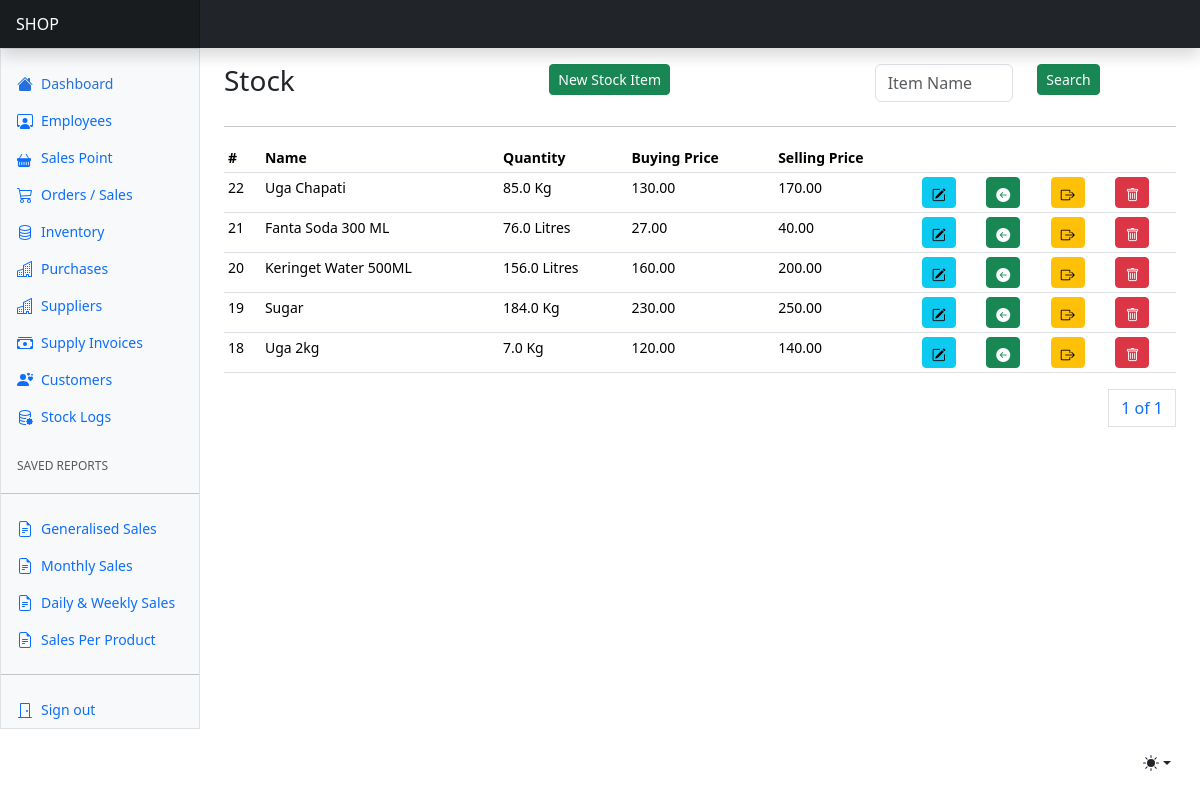
The page /inventory/ (signed in) on the database as committed earlier.
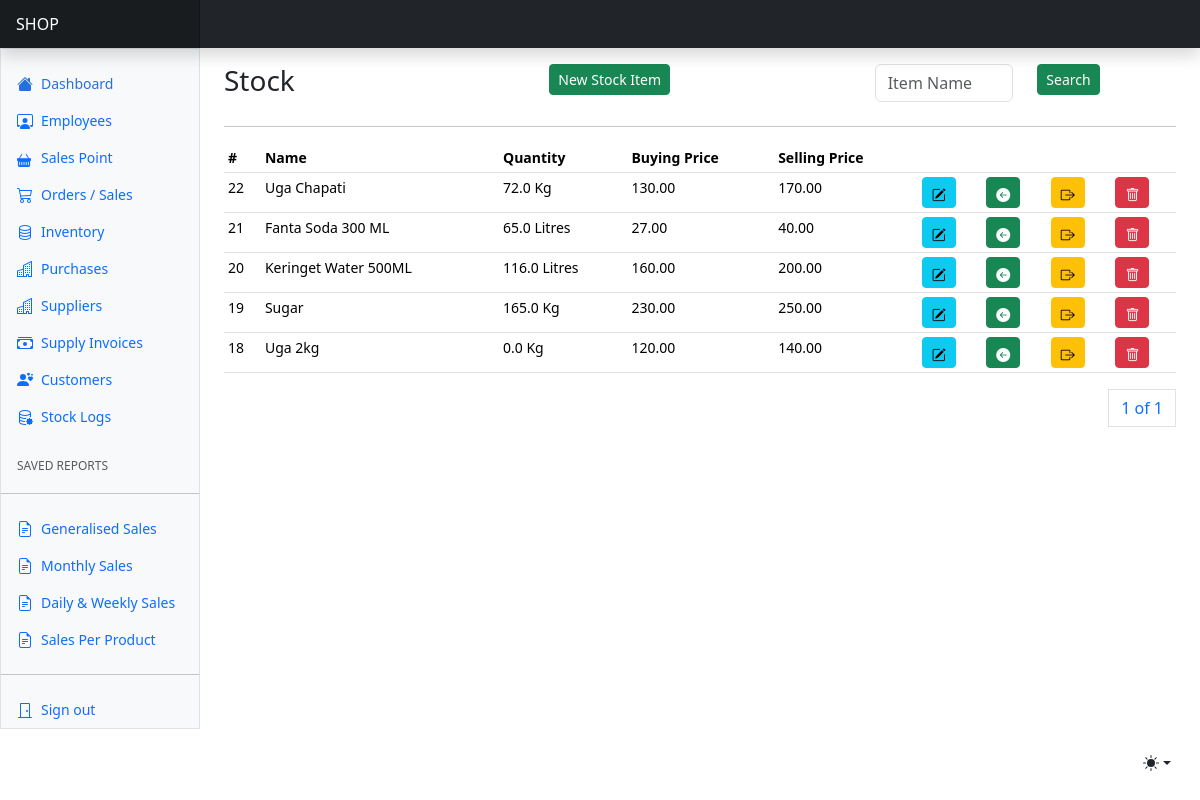
The same page on the database as committed later.
### apps/inventory/models.py (models this page shows, shortened)
class Inventory(AbstractBaseModel):
    name = models.CharField(max_length=255)
    buying_price = models.DecimalField(max_digits=100, decimal_places=2)
    selling_price = models.DecimalField(max_digits=100, decimal_places=2)
    quantity = models.FloatField(default=0)
    unit_of_measure = models.CharField(max_length=255)
    brand = models.CharField(max_length=255, null=True)

### apps/inventory/views.py (the view)
# urls.py: path("inventory/", include("apps.inventory.urls")),
@login_required(login_url="/users/login/")
def inventory(request):
    stock_items = Inventory.objects.all().order_by("-created")
    suppliers = Supplier.objects.all()
    if request.method == "POST":
        name = request.POST.get("name")
        stock_items = Inventory.objects.filter(Q(name__icontains=name))
    paginator = Paginator(stock_items, 12)
    page_number = request.GET.get("page")
    page_obj = paginator.get_page(page_number)
    context = {"stock_items": stock_items, "page_obj": page_obj, "suppliers": suppliers}
    return render(request, "inventory/inventory.html", context)

### templates/inventory/inventory.html (shortened to what this page needs)
{% extends "base.html" %}
{% block content %}
<div class="row">
    <div class="col">
        <h3>Stock</h3>
    </div>
    <div class="col">
        <a class="btn btn-success btn-sm" data-bs-toggle="modal" data-bs-target="#newStockItemModal">New Stock Item</a>
    </div>
    <div class="col">
      <form method="POST">
        <div class="input-group mb-2">
          <div class="row">
            <div class="col">
              <input type="text" class="form-control" name="name" id="name" placeholder="Item Name">
            </div>
            <div class="col">
              <button class="btn btn-success btn-sm">Search</button>
            </div>
          </div>
        </div>
      </form>
    </div>
</div>
<hr/>
      <div class="table-responsive small">
        <table class="table table-sm">
          <thead class="">
            <tr>
              <th scope="col">#</th>
              <th scope="col">Name</th>
              <th scope="col">Quantity</th>
              <th scope="col">Buying Price</th>
              <th scope="col">Selling Price</th>
              <th scope="col" colspan="4"></th>
            </tr>
          </thead>
          <tbody>
            {% for stock in page_obj %}
            <tr>
              <td>{{stock.id}}</td>
              <td>{{stock.name}}</td>
              <td>{{stock.quantity}} {{stock.unit_of_measure}}</td>
              <td>{{stock.buying_price}}</td>
              <td>{{stock.selling_price}}</td>
              {% if request.user.role == "admin" %}
              <td><a class="btn btn-info btn-sm" data-bs-toggle="modal" data-bs-target="#editStockItemModal{{ stock.id }}">
                <i class="bi bi-pencil-square"></i>
              </a>
              </td>
              <td>
              <a class="btn btn-success btn-sm" data-bs-toggle="modal" data-bs-target="#reStockModal{{ stock.id }}">
                <i class="bi bi-arrow-left-circle-fill"></i>
              </a>
            </td>
            <td><a class="btn btn-warning btn-sm" data-bs-toggle="modal" data-bs-target="#takeOutStockModal{{ stock.id }}">
                <i class="bi bi-box-arrow-right"></i>
              </a>
            </td>
            <td><a href="#" class="btn btn-danger btn-sm" data-bs-toggle="modal" data-bs-target="#deleteStockItemModal{{ stock.id }}">
                <i class="bi bi-trash"></i>
              </a></td>
            {% endif %}
            </tr>
            {% endfor %}
          </tbody>
        </table>
        <div>
          <nav aria-label="Page navigation example">
            <ul class="pagination justify-content-end">
              <a class="page-link" href="#">{{ page_obj.number }} of {{ page_obj.paginator.num_pages }}</a>
            </ul>
          </nav>
        </div>
      </div>
{% endblock content %}

Rows that differ between the two databases and show on the page:
changed Inventory "Uga Chapati": quantity "85.0" → "72.0"
changed Inventory "Fanta Soda 300 ML": quantity "76.0" → "65.0"
changed Inventory "Keringet Water 500ML": quantity "156.0" → "116.0"
changed Inventory "Sugar": quantity "184.0" → "165.0"
changed Inventory "Uga 2kg": quantity "7.0" → "0.0"
